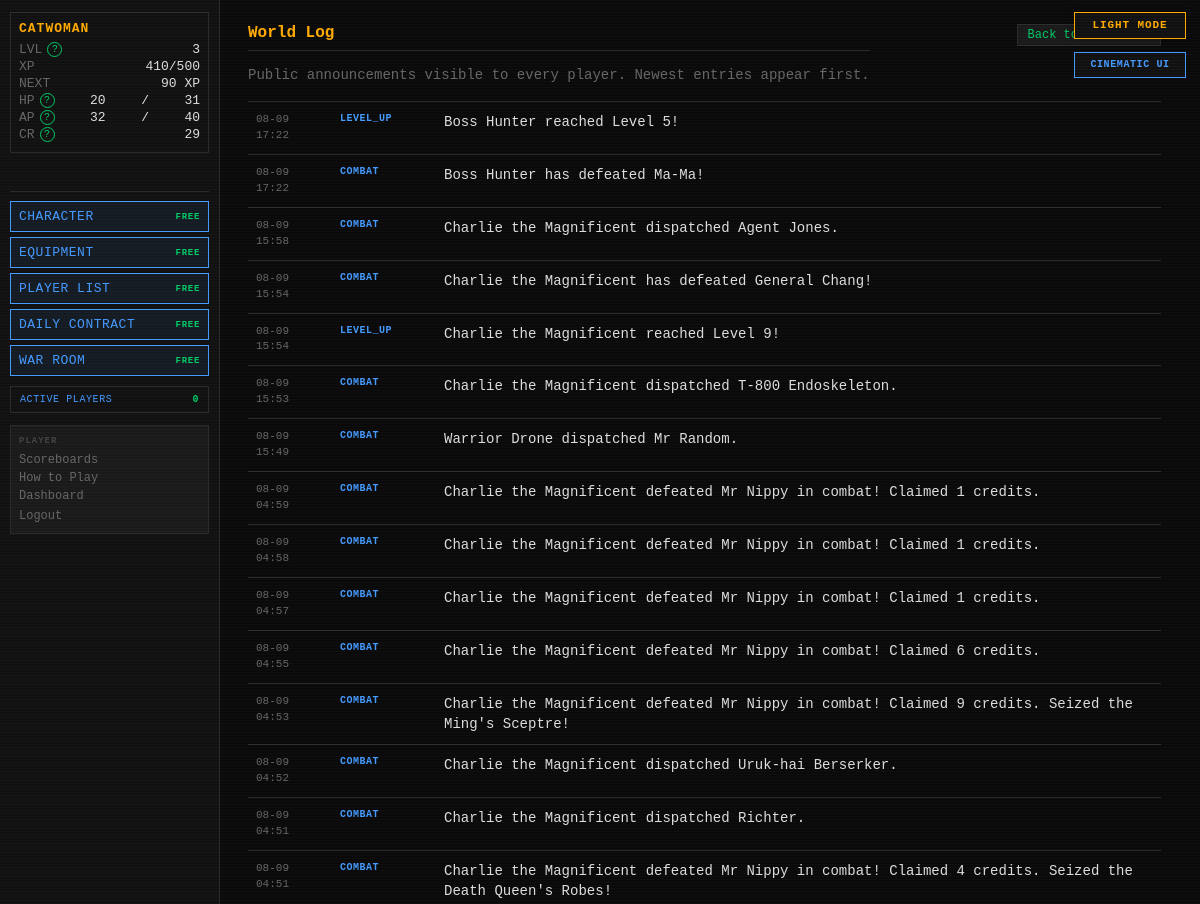
The page /feed/global (signed in, upper part) on the database as committed earlier.
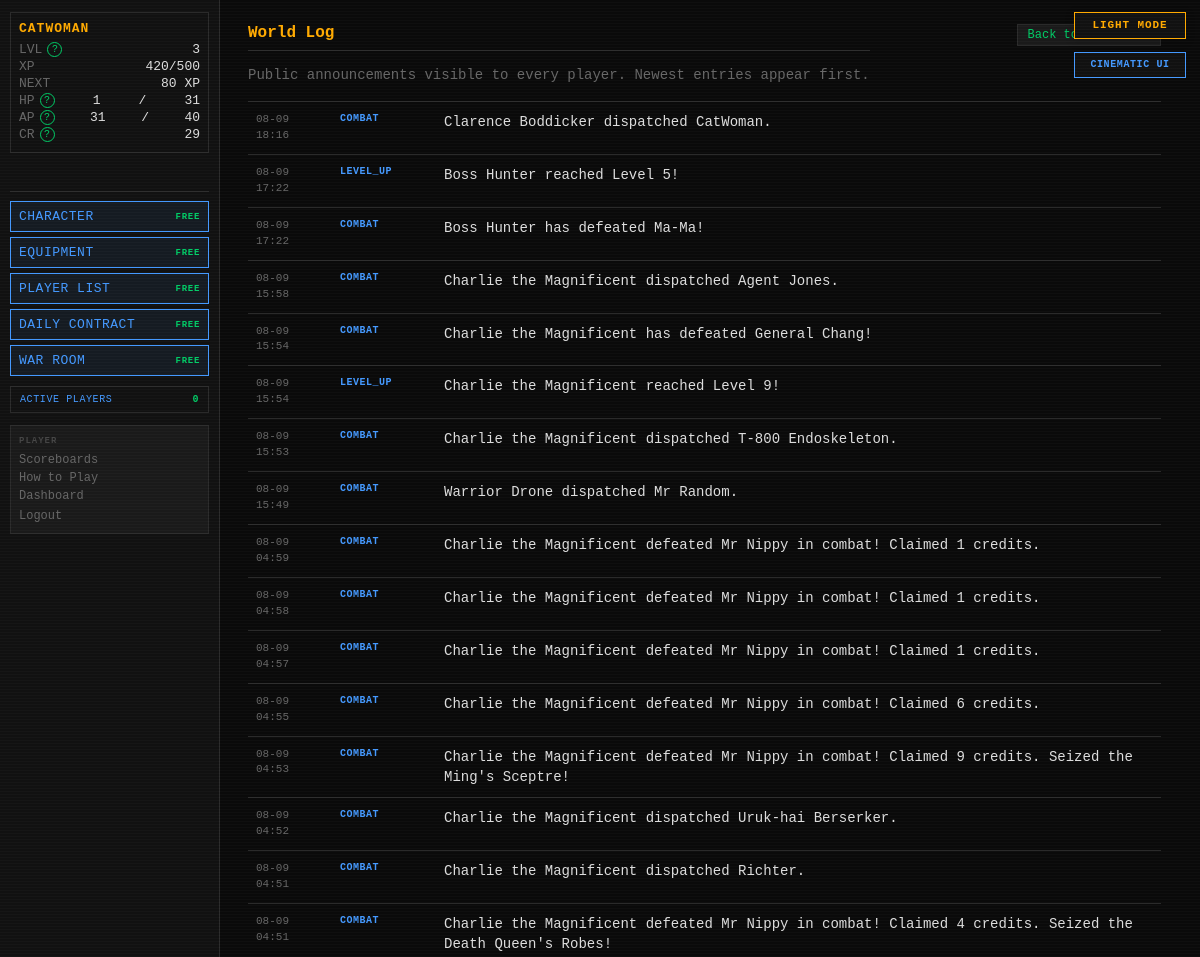
The same page on the database as committed later.
### tables this page shows
CREATE TABLE players (
    id                  INTEGER PRIMARY KEY AUTOINCREMENT,
    username            TEXT    UNIQUE NOT NULL,
    password_hash       TEXT    NOT NULL,
    email               TEXT    UNIQUE NOT NULL,
    character_name      TEXT    NOT NULL,
    sex                 TEXT    NOT NULL,
    class_id            INTEGER REFERENCES classes(id),
    str_stat            INTEGER NOT NULL DEFAULT 1,
    end_stat            INTEGER NOT NULL DEFAULT 1,
    agi_stat            INTEGER NOT NULL DEFAULT 1,
    lck_stat            INTEGER NOT NULL DEFAULT 1,
    per_stat            INTEGER NOT NULL DEFAULT 1,
    level               INTEGER NOT NULL DEFAULT 1,
    xp                  INTEGER NOT NULL DEFAULT 0,
    current_hp          INTEGER NOT NULL,
    current_ap          INTEGER NOT NULL,
    credits             INTEGER NOT NULL DEFAULT 25,
    equipped_weapon_id  INTEGER REFERENCES inventory_items(id),
    equipped_armor_id   INTEGER REFERENCES inventory_items(id),
    equipped_special_id INTEGER REFERENCES inventory_items(id),
    in_combat           INTEGER NOT NULL DEFAULT 0,
    pending_levelup     INTEGER NOT NULL DEFAULT 0,
    pending_perk        INTEGER NOT NULL DEFAULT 0,
    combat_preference   TEXT    NOT NULL DEFAULT "Balanced",
    is_banned           INTEGER NOT NULL DEFAULT 0,
    retired_at          TEXT,
    last_login_at       TEXT,
    created_at          TEXT    NOT NULL DEFAULT (datetime('now'))
);

CREATE TABLE daily_feed (
    id                INTEGER PRIMARY KEY AUTOINCREMENT,
    feed_scope        TEXT    NOT NULL,
    player_id         INTEGER REFERENCES players(id),
    flavor_text       TEXT    NOT NULL,
    event_category    TEXT    NOT NULL,
    combat_session_id INTEGER REFERENCES combat_sessions(id),
    occurred_at       TEXT    NOT NULL DEFAULT (datetime('now'))
);

### routes/feeds.py (the view)
@bp.route("/feed/global")
def global_log():
    rows = execute(
        """SELECT id,flavor_text,event_category,occurred_at,combat_session_id
           FROM daily_feed WHERE feed_scope='GLOBAL'
           ORDER BY datetime(occurred_at) DESC,id DESC LIMIT 500"""
    )
    return render_template("feeds/global_log.html", entries=rows)

### app.py (called while the page is built)
def _context_processor() -> dict:
    settings = get_all_settings()
    player = g.get("player")
    if not player:
        return {"settings": settings}
    active_count = execute_one(
        """SELECT COUNT(DISTINCT q.player_id) AS cnt FROM action_queue q
           JOIN players p ON p.id=q.player_id
           WHERE datetime(q.created_at)>=datetime('now','-5 minutes') AND p.is_banned=0"""
    )["cnt"]
    return {"player": player, "settings": settings,
            "active_player_count": active_count}

def _check_auth():
    if request.endpoint in _AUTH_EXEMPT:
        return None
    if not session.get("player_id"):
        return redirect(url_for("auth.login"))
    return None

def _load_player():
    player_id = session.get("player_id")
    if not player_id:
        return None
    reconcile_combat_state(player_id)
    player = get_player(player_id)
    if player is None:
        session.clear()
        return redirect(url_for("auth.login"))
    g.player = player
    return None

### database.py (called while the page is built)
def dict_factory(cursor: sqlite3.Cursor, row: tuple) -> dict:
    return {col[0]: val for col, val in zip(cursor.description, row)}

### templates/feeds/global_log.html (shortened to what this page needs)
{% extends "base.html" %}
{% block content %}
<main class="world-log-page">
    <header class="world-log-header">
        <div>
            <h1 class="page-title">World Log</h1>
            <p class="sheet-subtitle">Public announcements visible to every player. Newest entries appear first.</p>
        </div>
        <a class="btn-small" href="{{ url_for('dashboard.index') }}">Back to Dashboard</a>
    </header>
    <section class="world-log-list" aria-label="Global announcement history">
        {% for entry in entries %}
        <article class="world-log-entry">
            <time class="world-log-time" datetime="{{ entry.occurred_at }}">{{ entry.occurred_at[5:10] }}<br>{{ entry.occurred_at[11:16] }}</time>
            <span class="world-log-category">{{ entry.event_category or 'WORLD' }}</span>
            <span class="world-log-text">{{ entry.flavor_text }}</span>
        </article>
        {% else %}
        <p class="active-effects-empty">No world announcements have been recorded yet.</p>
        {% endfor %}
    </section>
</main>
{% endblock %}

### templates/base.html (shortened to what this page needs)
<!DOCTYPE html>
<html lang="en">
<head>
<link rel="stylesheet" href="{{ url_for('static', filename='style.css') }}">
</head>
<body class="{{ 'authenticated' if player else 'auth-page' }} {% block body_class %}{% endblock %}">
{% if settings.get('ALLOW_PLAYER_COLOR_OVERRIDE', true) %}<button id="theme-toggle" type="button" aria-label="Switch color theme" aria-pressed="false">
</button>{% endif %}
{% if settings.get('ALLOW_PLAYER_INTERFACE_OVERRIDE', true) %}
<button id="interface-toggle" type="button" aria-label="Switch interface style" aria-pressed="false">
</button>
{% endif %}
{% if player %}
<div id="left-col">
    <div id="status-block">
        <div class="status-name">{{ player.character_name }}</div>
        <div class="status-line">
            <span class="label">LVL</span>
            <span id="status-level">{{ player.level }}</span>
        </div>
        <div class="status-line">
            <span class="label">XP</span>
            <span><span id="status-xp">{{ player.xp }}</span><span id="status-xp-threshold">{% if player.get('next_level_xp') is not none %}/{{ player.get('next_level_xp') }}{% endif %}</span></span>
        </div>
        <div class="status-line" title="Experience still needed to reach level {{ player.level + 1 }}">
            <span class="label">NEXT</span>
            <span id="status-xp-next">{% if player.get('xp_to_next_level') is none %}MAX{% elif player.get('xp_to_next_level') <= 0 %}LEVEL UP{% else %}{{ player.get('xp_to_next_level') }} XP{% endif %}</span>
        </div>
        <div class="status-line">
            <span class="label">HP</span>
            <span id="status-hp">{{ player.current_hp }}</span>/<span id="status-maxhp">{{ player.max_hp }}</span>
        </div>
        <div class="status-line">
            <span class="label">AP</span>
            <span id="status-ap">{{ player.current_ap }}</span>/<span id="status-maxap">{{ player.max_ap }}</span>
        </div>
        <div class="status-line">
            <span class="label">CR</span>
            <span id="status-credits">{{ player.credits }}</span>
        </div>
    </div>
    <div class="free-action-buttons" aria-label="Free character actions">
        <a class="action-btn free-action-btn" href="{{ url_for('character.index') }}">
            CHARACTER <span class="free-cost">FREE</span>
        </a>
        <a class="action-btn free-action-btn" href="{{ url_for('character.equipment') }}">
            EQUIPMENT <span class="free-cost">FREE</span>
        </a>
        <a class="action-btn free-action-btn" href="{{ url_for('community.players') }}">PLAYER LIST <span class="free-cost">FREE</span></a>
        <a class="action-btn free-action-btn" href="{{ url_for('community.contracts') }}">DAILY CONTRACT <span class="free-cost">FREE</span></a>
        <a class="action-btn free-action-btn" href="{{ url_for('community.war_room') }}">WAR ROOM <span class="free-cost">FREE</span></a>
    </div>
    <button id="active-players-toggle" class="active-players-toggle" type="button"
            data-url="{{ url_for('feeds.active_players') }}" aria-haspopup="dialog">
        ACTIVE PLAYERS <span id="active-player-count">{{ active_player_count }}</span>
    </button>
    <nav id="left-nav">
        <span class="nav-heading">PLAYER</span>
        <a href="{{ url_for('scoreboards.index') }}">Scoreboards</a>
        <a href="{{ url_for('feeds.game_help') }}">How to Play</a>
        <a href="{{ url_for('dashboard.index') }}">Dashboard</a>
        <form action="{{ url_for('auth.logout') }}" method="POST" style="margin:0">
            <button type="submit" class="nav-link-btn">Logout</button>
        </form>
    </nav>
</div>
{% endif %}
<div id="main">
    {% block content %}{% endblock %}
</div>
</body>
</html>

Rows that differ between the two databases and show on the page:
changed players "CATWOMAN": xp "410" → "420"; current_hp "20" → "1"; current_ap "32" → "31"
added daily_feed: occurred_at "08-09", occurred_at "18:16", event_category "COMBAT", flavor_text "Clarence Boddicker dispatched CatWoman."
Other text that changed with them:
{{ player.get('xp_to_next_level') }}: "90" → "80"
